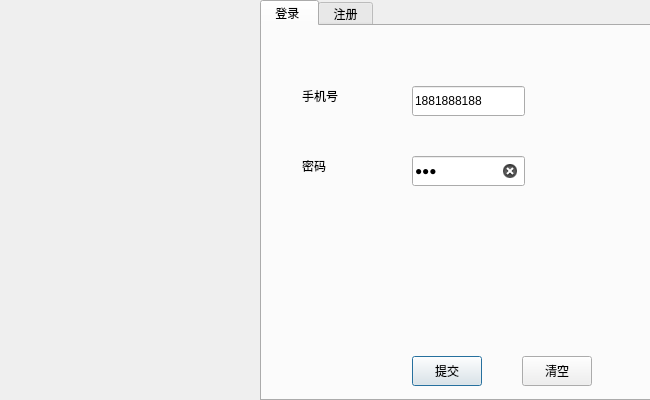
<?xml version="1.0" encoding="UTF-8"?>
<ui version="4.0">
 <class>LoginDialog</class>
 <widget class="QDialog" name="LoginDialog">
  <property name="geometry">
   <rect>
    <x>0</x>
    <y>0</y>
    <width>650</width>
    <height>400</height>
   </rect>
  </property>
  <property name="minimumSize">
   <size>
    <width>650</width>
    <height>400</height>
   </size>
  </property>
  <property name="maximumSize">
   <size>
    <width>650</width>
    <height>400</height>
   </size>
  </property>
  <property name="windowTitle">
   <string>Dialog</string>
  </property>
  <widget class="QTabWidget" name="tw_page">
   <property name="geometry">
    <rect>
     <x>260</x>
     <y>0</y>
     <width>391</width>
     <height>401</height>
    </rect>
   </property>
   <property name="currentIndex">
    <number>0</number>
   </property>
   <widget class="QWidget" name="tab_2">
    <attribute name="title">
     <string> 登录  </string>
    </attribute>
    <widget class="QPushButton" name="pb_commit">
     <property name="geometry">
      <rect>
       <x>150</x>
       <y>330</y>
       <width>70</width>
       <height>30</height>
      </rect>
     </property>
     <property name="text">
      <string>提交</string>
     </property>
    </widget>
    <widget class="QPushButton" name="pb_clear">
     <property name="geometry">
      <rect>
       <x>260</x>
       <y>330</y>
       <width>70</width>
       <height>30</height>
      </rect>
     </property>
     <property name="text">
      <string>清空</string>
     </property>
    </widget>
    <widget class="QLabel" name="lb_tel">
     <property name="geometry">
      <rect>
       <x>40</x>
       <y>50</y>
       <width>90</width>
       <height>40</height>
      </rect>
     </property>
     <property name="text">
      <string>手机号</string>
     </property>
    </widget>
    <widget class="QLabel" name="lb_passwd">
     <property name="geometry">
      <rect>
       <x>40</x>
       <y>120</y>
       <width>90</width>
       <height>40</height>
      </rect>
     </property>
     <property name="text">
      <string>密码</string>
     </property>
    </widget>
    <widget class="QLineEdit" name="le_tel">
     <property name="geometry">
      <rect>
       <x>150</x>
       <y>60</y>
       <width>113</width>
       <height>30</height>
      </rect>
     </property>
     <property name="text">
      <string>1881888188</string>
     </property>
    </widget>
    <widget class="QLineEdit" name="le_passwd">
     <property name="geometry">
      <rect>
       <x>150</x>
       <y>130</y>
       <width>113</width>
       <height>30</height>
      </rect>
     </property>
     <property name="text">
      <string>123</string>
     </property>
     <property name="echoMode">
      <enum>QLineEdit::Password</enum>
     </property>
     <property name="clearButtonEnabled">
      <bool>true</bool>
     </property>
    </widget>
   </widget>
   <widget class="QWidget" name="tab">
    <attribute name="title">
     <string> 注册 </string>
    </attribute>
    <widget class="QLineEdit" name="le_passwd_register">
     <property name="geometry">
      <rect>
       <x>150</x>
       <y>130</y>
       <width>113</width>
       <height>30</height>
      </rect>
     </property>
     <property name="toolTip">
      <string>&lt;html&gt;&lt;head/&gt;&lt;body&gt;&lt;p&gt;输入20位以内密码&lt;/p&gt;&lt;p&gt;可以是字符或数字&lt;/p&gt;&lt;/body&gt;&lt;/html&gt;</string>
     </property>
     <property name="echoMode">
      <enum>QLineEdit::Password</enum>
     </property>
     <property name="clearButtonEnabled">
      <bool>true</bool>
     </property>
    </widget>
    <widget class="QLabel" name="lb_passwd_register">
     <property name="geometry">
      <rect>
       <x>40</x>
       <y>120</y>
       <width>90</width>
       <height>40</height>
      </rect>
     </property>
     <property name="text">
      <string>密码</string>
     </property>
    </widget>
    <widget class="QLabel" name="lb_tel_register">
     <property name="geometry">
      <rect>
       <x>40</x>
       <y>50</y>
       <width>90</width>
       <height>40</height>
      </rect>
     </property>
     <property name="text">
      <string>手机号</string>
     </property>
    </widget>
    <widget class="QLineEdit" name="le_tel_register">
     <property name="geometry">
      <rect>
       <x>150</x>
       <y>60</y>
       <width>113</width>
       <height>30</height>
      </rect>
     </property>
     <property name="toolTip">
      <string>&lt;html&gt;&lt;head/&gt;&lt;body&gt;&lt;p&gt;输入8-11位手机号&lt;/p&gt;&lt;/body&gt;&lt;/html&gt;</string>
     </property>
     <property name="text">
      <string/>
     </property>
    </widget>
    <widget class="QPushButton" name="pb_clear_register">
     <property name="geometry">
      <rect>
       <x>260</x>
       <y>330</y>
       <width>70</width>
       <height>30</height>
      </rect>
     </property>
     <property name="text">
      <string>清空</string>
     </property>
    </widget>
    <widget class="QPushButton" name="pb_commit_register">
     <property name="geometry">
      <rect>
       <x>150</x>
       <y>330</y>
       <width>70</width>
       <height>30</height>
      </rect>
     </property>
     <property name="text">
      <string>提交</string>
     </property>
    </widget>
    <widget class="QLabel" name="lb_name__register">
     <property name="geometry">
      <rect>
       <x>40</x>
       <y>260</y>
       <width>90</width>
       <height>40</height>
      </rect>
     </property>
     <property name="text">
      <string>昵称</string>
     </property>
    </widget>
    <widget class="QLineEdit" name="le_name_register">
     <property name="geometry">
      <rect>
       <x>150</x>
       <y>270</y>
       <width>113</width>
       <height>30</height>
      </rect>
     </property>
     <property name="toolTip">
      <string>&lt;html&gt;&lt;head/&gt;&lt;body&gt;&lt;p&gt;输入十位以内名称&lt;/p&gt;&lt;/body&gt;&lt;/html&gt;</string>
     </property>
    </widget>
    <widget class="QLineEdit" name="le_confirm_passwd">
     <property name="geometry">
      <rect>
       <x>150</x>
       <y>200</y>
       <width>113</width>
       <height>30</height>
      </rect>
     </property>
     <property name="toolTip">
      <string>&lt;html&gt;&lt;head/&gt;&lt;body&gt;&lt;p&gt;确认密码，保证两次输入一致&lt;/p&gt;&lt;/body&gt;&lt;/html&gt;</string>
     </property>
     <property name="echoMode">
      <enum>QLineEdit::Password</enum>
     </property>
     <property name="clearButtonEnabled">
      <bool>true</bool>
     </property>
    </widget>
    <widget class="QLabel" name="lb_confirm_passwd">
     <property name="geometry">
      <rect>
       <x>40</x>
       <y>190</y>
       <width>90</width>
       <height>40</height>
      </rect>
     </property>
     <property name="text">
      <string>确认密码</string>
     </property>
    </widget>
   </widget>
  </widget>
  <widget class="QLabel" name="label">
   <property name="geometry">
    <rect>
     <x>0</x>
     <y>0</y>
     <width>261</width>
     <height>400</height>
    </rect>
   </property>
   <property name="text">
    <string/>
   </property>
   <property name="pixmap">
    <pixmap resource="resource.qrc">:/images/register.png</pixmap>
   </property>
   <property name="scaledContents">
    <bool>true</bool>
   </property>
  </widget>
 </widget>
 <tabstops>
  <tabstop>le_tel_register</tabstop>
  <tabstop>le_passwd_register</tabstop>
  <tabstop>le_confirm_passwd</tabstop>
  <tabstop>le_name_register</tabstop>
  <tabstop>pb_clear_register</tabstop>
  <tabstop>pb_commit_register</tabstop>
  <tabstop>tw_page</tabstop>
  <tabstop>le_tel</tabstop>
  <tabstop>le_passwd</tabstop>
  <tabstop>pb_commit</tabstop>
  <tabstop>pb_clear</tabstop>
 </tabstops>
 <resources>
  <include location="resource.qrc"/>
 </resources>
 <connections/>
</ui>
